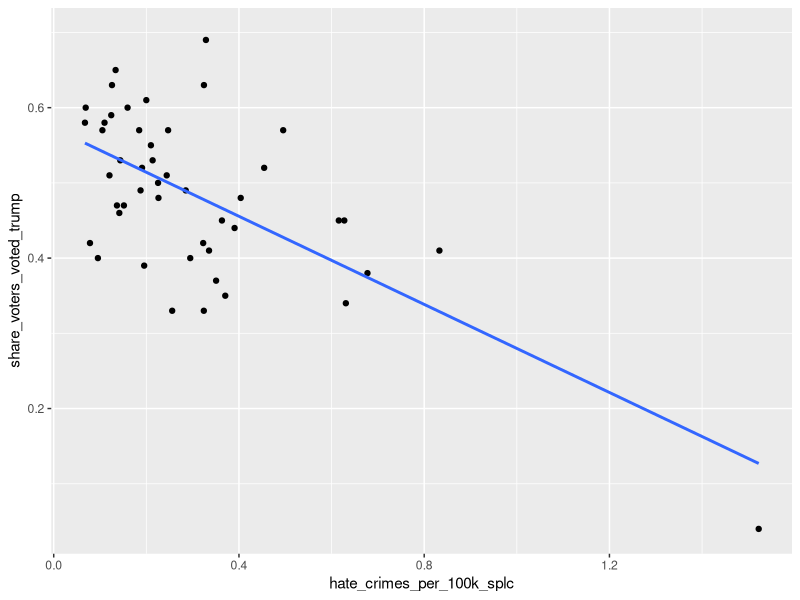

Write the R code that produced this figure.
## ---- chunk 1
knitr::opts_chunk$set(echo = TRUE, warning = FALSE, message = FALSE)
library(tidyverse)
library(ggplot2)
library(dplyr)
## ---- chunk 2
#edit the function below with personalized file path
hatecrimes <- read_csv("hate_crimes.csv")
hatecrimes
## ---- chunk 3
hatecrimes %>% ggplot(aes(hate_crimes_per_100k_splc, share_voters_voted_trump)) + geom_point() +
  geom_smooth(method = "lm", se = F)
